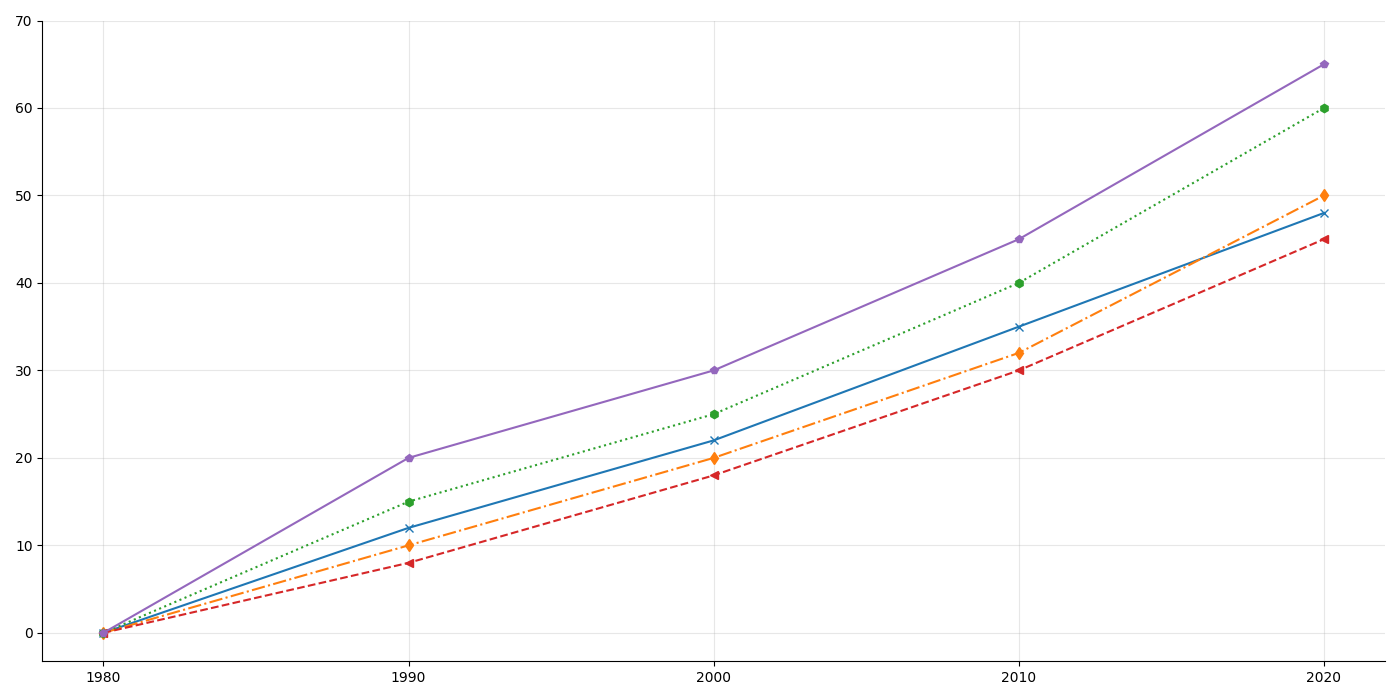

Write the Python code that produced this figure.
import matplotlib.pyplot as plt
import numpy as np

# Data definition
decades = np.array([1980, 1990, 2000, 2010, 2020])
sea_levels_ny = np.array([0, 12, 22, 35, 48])
sea_levels_la = np.array([0, 10, 20, 32, 50])
sea_levels_miami = np.array([0, 15, 25, 40, 60])
sea_levels_tokyo = np.array([0, 8, 18, 30, 45])
sea_levels_mumbai = np.array([0, 20, 30, 45, 65])

fig, ax = plt.subplots(figsize=(14, 7))

# Plot the data with stylistic alterations
ax.plot(decades, sea_levels_ny, marker='x', linestyle='-', linewidth=1.5)
ax.plot(decades, sea_levels_la, marker='d', linestyle='-.', linewidth=1.5)
ax.plot(decades, sea_levels_miami, marker='h', linestyle=':', linewidth=1.5)
ax.plot(decades, sea_levels_tokyo, marker='<', linestyle='--', linewidth=1.5)
ax.plot(decades, sea_levels_mumbai, marker='p', linestyle='-', linewidth=1.5)

# Alter the grid
ax.grid(True, linestyle='-', alpha=0.3)

# Set ticks
plt.xticks(decades)
plt.yticks(np.arange(0, 71, 10))

# Alter the border
ax.spines['top'].set_visible(False)
ax.spines['right'].set_visible(False)

# Optimize layout
plt.tight_layout()

plt.show()
